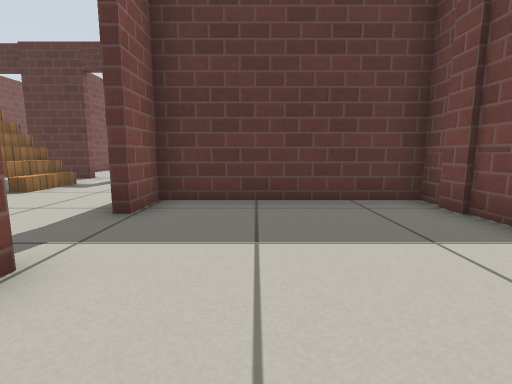
View 1 (above)

19 first-person views from a walk through a Gazebo world. The camera is 0.5 m above the floor, tilts 8° down and sees 85° across. The floor is counted in squares, 0.5 m on a side. Each view is taken from the middle of a square. On the plan, view 1 faces up. The plan holds only what a view shows up to about 11 squares ahead; the rest is blank. The place goes on beyond the plan. The robots in the file are not drawn. Simple patterns stand in for the simulator's built-in surfaces.

View 2
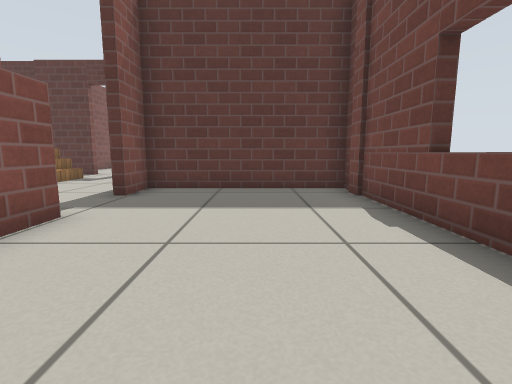

View 3
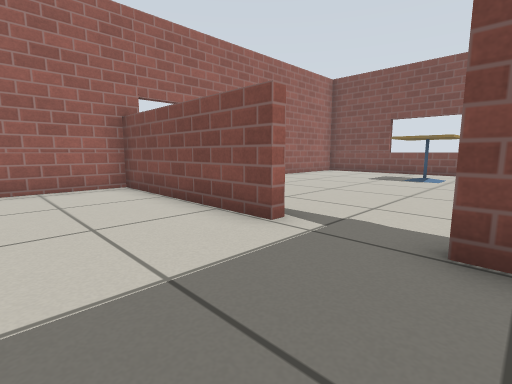

View 4
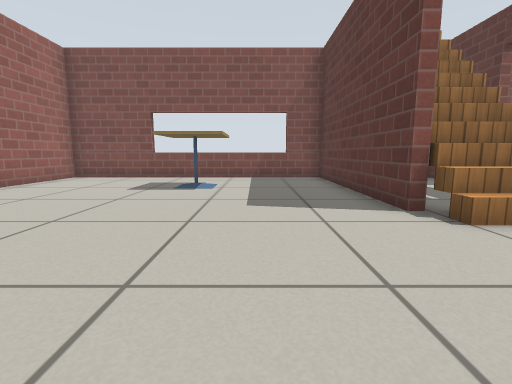

View 5
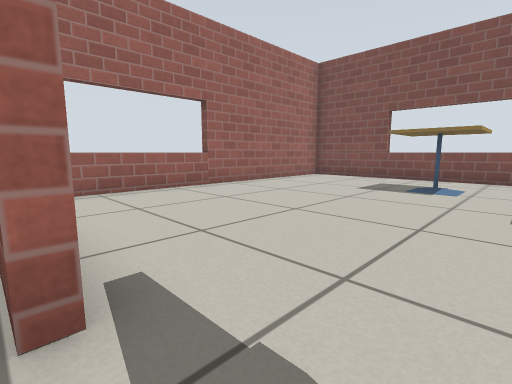

View 6
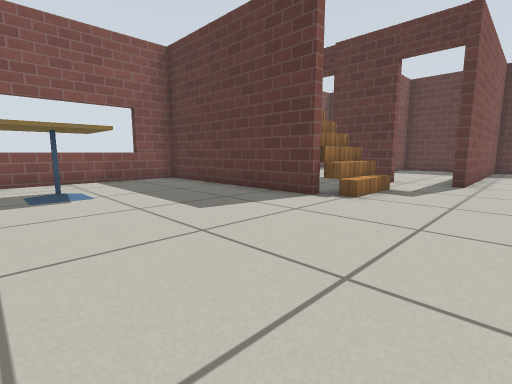

View 7
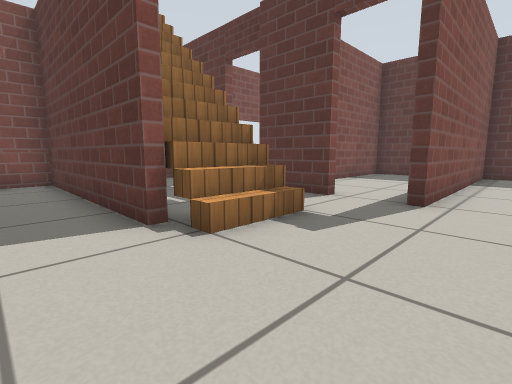

View 8
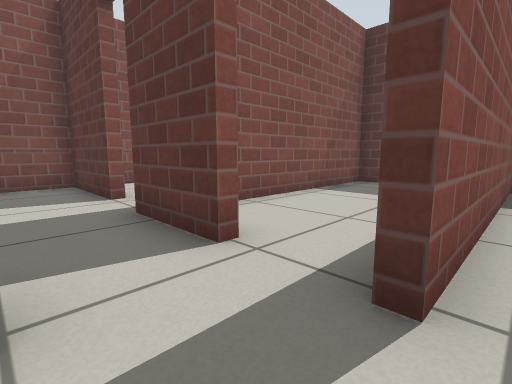

View 9
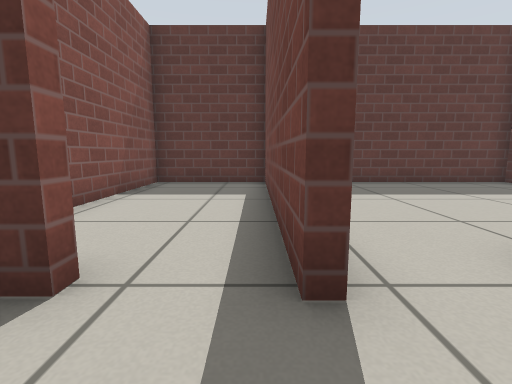

View 10
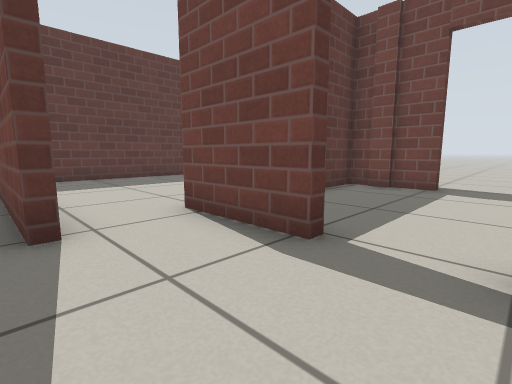

View 11
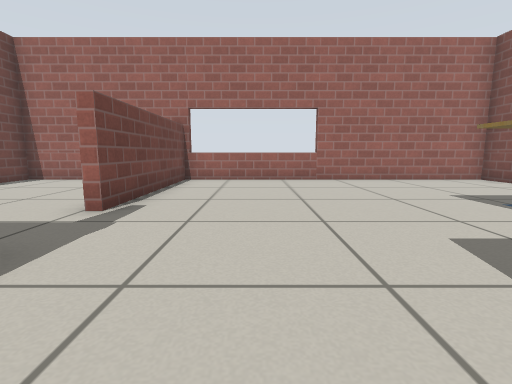

View 12
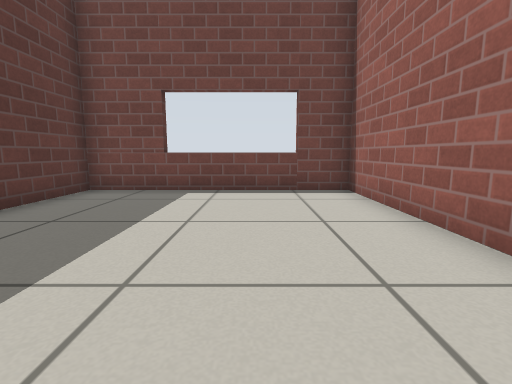

View 13
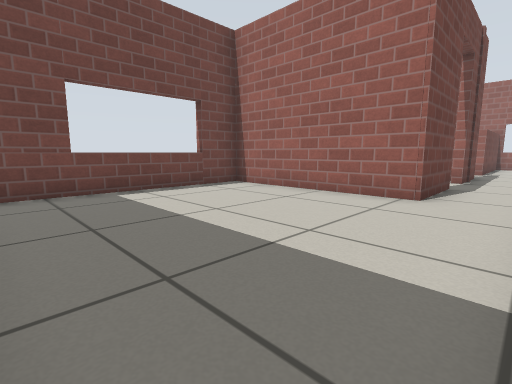

View 14
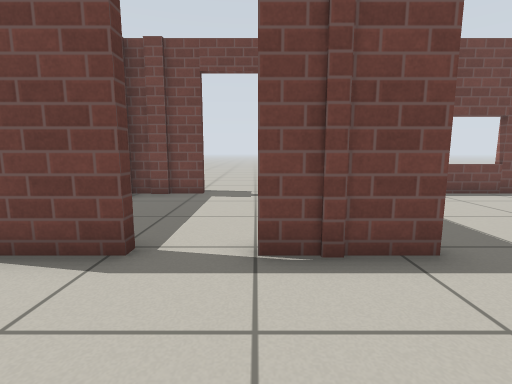

View 15
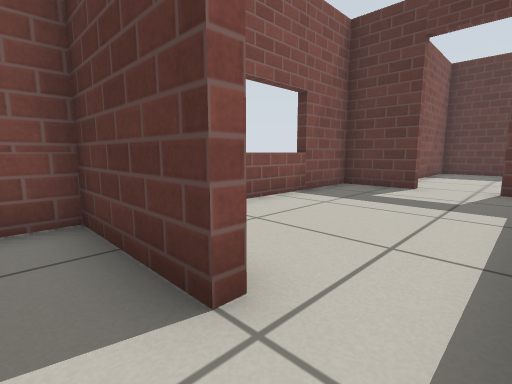

View 16
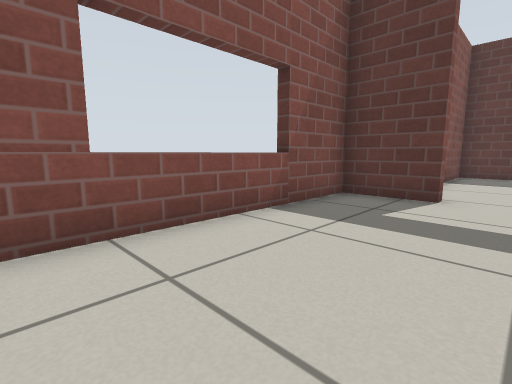

View 17
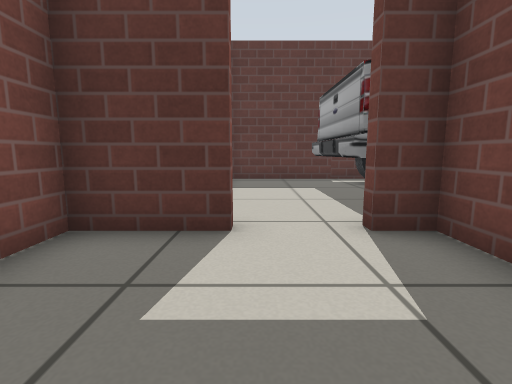

View 18
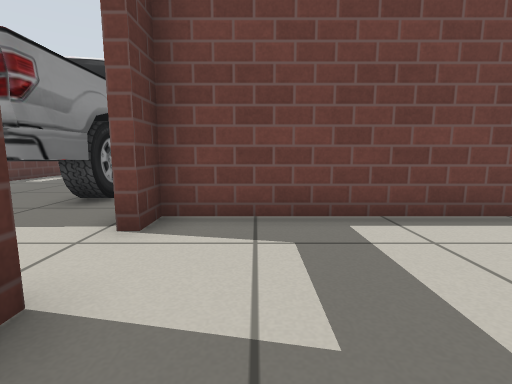

View 19
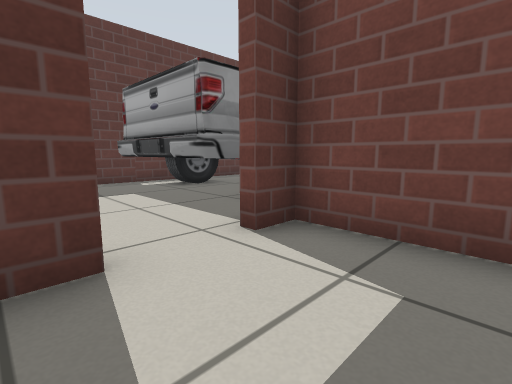

### Floor plan
Points are (right, up) in squares from view 1. A wall is a line through its corners. A room is listed if a view was taken in it or the views show most of it. See-through windows are left out.
Room 1 (views 1, 2, 3)
walls: (-2, -3.4) (3.5, -3.4) (3.5, 5.8) (-2.1, 5.8) (-2.1, 4.4)
low walls: (-2.1, 2.4) (-2.1, -3.5)
ways out: opening at (-2, 3.5) to room 2
Room 2 (views 4, 5, 6, 7)
walls: (-6.7, 6.6) (-13.4, 6.6) (-13.4, -3.4) (-2, -3.4); (-2.4, 4.4) (-2.4, 7)
low walls: (-2.4, -3.5) (-2.4, 2.4)
ways out: opening at (-2, 3.5) to room 1; opening at (-4.5, 7) to room 3
objects: cafe table (-11, 2) to (-10, 3)
Room 3 (views 8, 9, 10, 11, 14, 15)
walls: (-6.4, 10.8) (-8.7, 10.8); (-6.7, 7) (-6.7, 6.6); (-10.4, 10.8) (-13.4, 10.8) (-13.4, 9.4); (-2.4, 8.8) (-2.4, 11.5)
ways out: opening at (-4.5, 7) to room 2; opening at (-3.5, 11) to room 4; open door at (-9.5, 11) to room 5; open door at (-5.5, 11) to room 6; open door at (-2, 7.5) to room 7
objects: stairs (-6, 9)
Room 4 (views 12, 13)
walls: (-2.4, 11.5) (3.5, 11.5) (3.5, 18.5) (-4.4, 18.5) (-4.4, 10.7)
ways out: opening at (-3.5, 11) to room 3
Room 5 (views 16, 17, 18, 19)
walls: (-11.3, 18.5) (-13.4, 18.5) (-13.4, 12); (-8.7, 12.9) (-8.7, 18.5)
ways out: open door at (-9.5, 11) to room 3; open door at (-10.5, 19)
Room 6 (no view inside)
walls: (-4.6, 18.5) (-8.4, 18.5) (-8.4, 12.7); (-4.7, 10.7) (-4.7, 18.1)
ways out: open door at (-5.5, 11) to room 3
Room 7 (no view inside)
walls: (3.5, 8.8) (3.5, 11.2) (2, 11.2)
ways out: open door at (-2, 7.5) to room 3; open door at (4, 7.5)

Where each view was taken, in squares from view 1:
view 1: 0 up, 0 right, facing up
view 2: 2 down, 1 right, facing up
view 3: 5 up, 1 right, facing down-left
view 4: 4 up, 2 left, facing left
view 5: 4 up, 2 left, facing down-left
view 6: 1 up, 3 left, facing up-left
view 7: 5 up, 3 left, facing up-left
view 8: 9 up, 4 left, facing up-left
view 9: 9 up, 5 left, facing up
view 10: 7 up, 5 left, facing up-right
view 11: 7 up, 5 left, facing down
view 12: 14 up, 4 left, facing right
view 13: 18 up, 4 left, facing down-right
view 14: 7 up, 6 left, facing right
view 15: 10 up, 9 left, facing up-left
view 16: 12 up, 10 left, facing up-left
view 17: 15 up, 11 left, facing up
view 18: 17 up, 13 left, facing right
view 19: 16 up, 12 left, facing up-right
